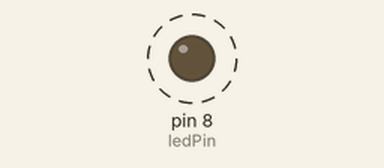
Recording of a sketch running on a simulated Arduino Uno, built with avr-gcc and run on an emulated ATmega328P. Parts: output pins drawn as LEDs (lit = HIGH). Dashed ring = blinking.

Above: at 0.5 s.
Timing chart, 0 to 4.6 s (numbered marks = the images above):
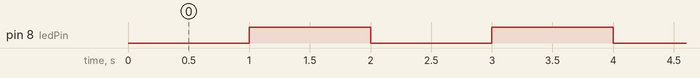

The sketch:

LED_Blink_Millis.ino
```cpp
// Practical 02 - Part B: LED blink using non-blocking millis()
// Arduino Uno: LED anode via 220-330 ohm resistor to D8; cathode to GND
const int ledPin = 8;
const unsigned long interval = 1000;
unsigned long previousMillis = 0;
bool ledState = LOW;

void setup() {
  pinMode(ledPin, OUTPUT);
  digitalWrite(ledPin, ledState);
}

void loop() {
  unsigned long currentMillis = millis();
  if (currentMillis - previousMillis >= interval) {
    previousMillis = currentMillis;
    ledState = !ledState;
    digitalWrite(ledPin, ledState);
  }
  // Other tasks can run here without waiting for a delay.
}
```

Measured:
- by itself, pin 8 (ledPin): alternates HIGH for 1.0 s and LOW for 1.0 s
